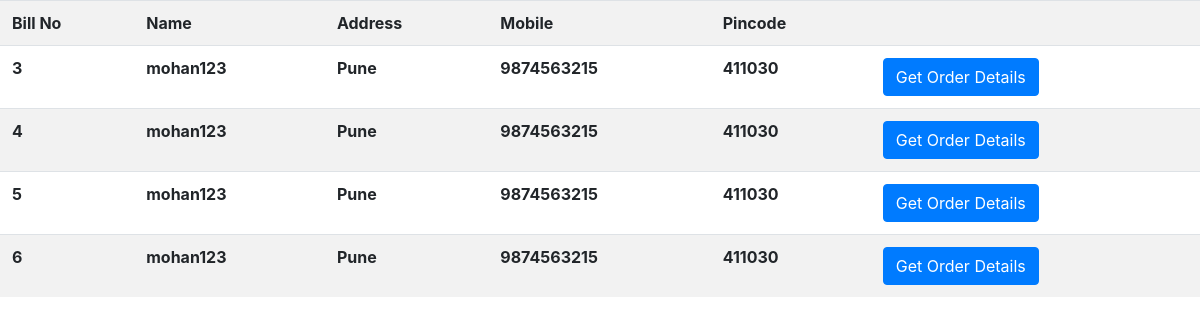
The app's page /admin/checkorder.php with its own data.
### tables this page shows
CREATE TABLE IF NOT EXISTS `customer` (
  `cuname` varchar(30) NOT NULL,
  `cpass` varchar(50) DEFAULT NULL,
  `cname` varchar(50) DEFAULT NULL,
  `cmob` varchar(15) DEFAULT NULL,
  `cadd` varchar(100) DEFAULT NULL,
  `pincode` varchar(6) DEFAULT NULL,
  `cemail` varchar(50) DEFAULT NULL,
  PRIMARY KEY (`cuname`)
);

CREATE TABLE IF NOT EXISTS `bill` (
  `bill_no` int NOT NULL AUTO_INCREMENT,
  `subtotal` varchar(10) DEFAULT NULL,
  `gst` varchar(10) DEFAULT NULL,
  `grandtotal` varchar(10) DEFAULT NULL,
  `billdate` date DEFAULT NULL,
  `cuname` varchar(30) DEFAULT NULL,
  `ostatus` varchar(20) DEFAULT NULL,
  PRIMARY KEY (`bill_no`)
);

### admin/checkorder.php (the view)
<?php
echo "<link rel=stylesheet href=../css/bootstrap.min.css>";
include"../connect.php";
$rs=mysqli_query($con,"select bill_no,customer.cuname,cadd,cmob,pincode from customer,bill where bill.cuname=customer.cuname and Ostatus='Ordered'");
?>
<table class="table table-striped">
<tr><th>Bill No</th><th>Name</th><th>Address</th><th>Mobile </th><th>Pincode</th><th></th></tr>
<?php
while($row=mysqli_fetch_array($rs))
{
    echo "<tr><th>$row[0]</th><th>$row[1]</th><th>$row[2]</th><th>$row[3]</th><th>$row[4]</th><th>";?>
    <a href=getorder.php?bno=<?php echo $row[0];?> class="btn btn-primary">Get Order Details</a> </tr>
    <?php
}
?>

### records on screen
customer: bill.bill_no "3", cuname "mohan123", cadd "Pune", cmob "9874563215", pincode "411030", bill.bill_no "4", bill.bill_no "5", bill.bill_no "6"
